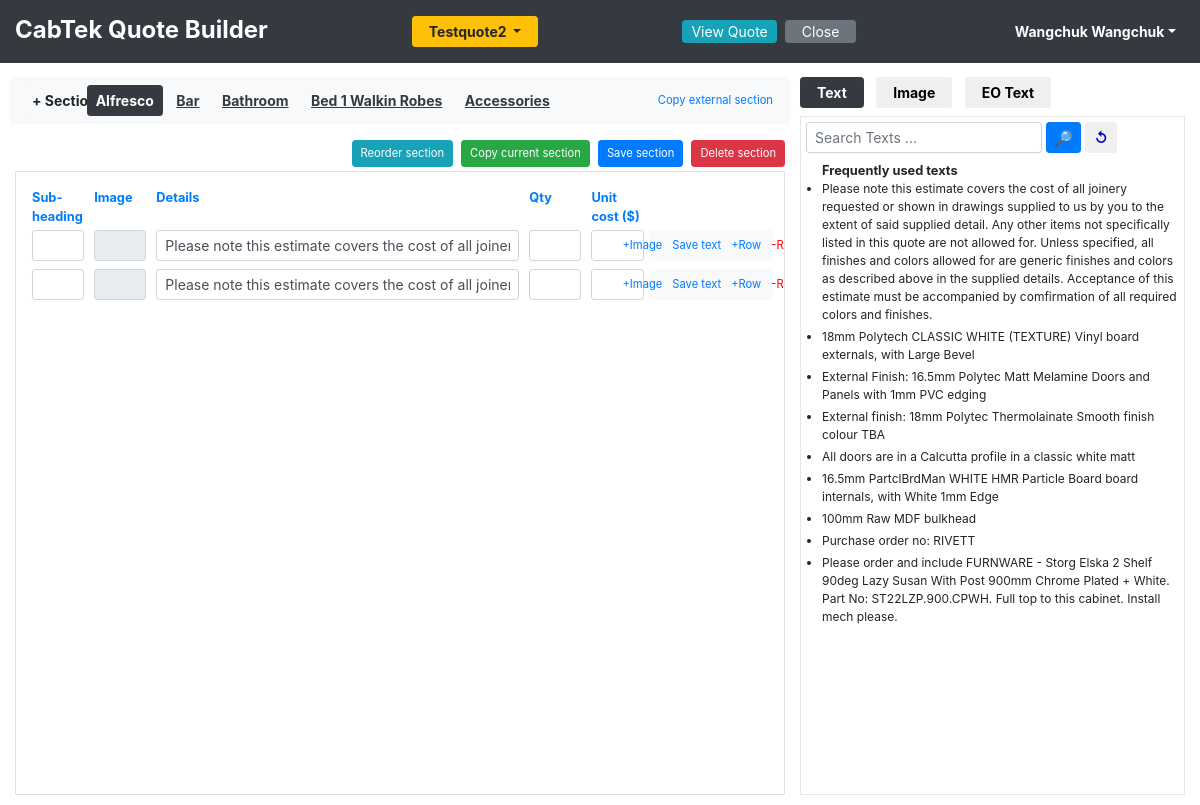
Screenshot of /add_quote_details/Testquote2 (signed in) with the database file from the repository.
### tables this page shows
CREATE TABLE quotes_table (
            quote_id INTEGER PRIMARY KEY AUTOINCREMENT,
            quote_name TEXT NOT NULL UNIQUE,
            user_id INTEGER NOT NULL,
            date_quote_created TEXT,
            customer_name TEXT,
            customer_email TEXT,
            customer_phone_no TEXT,
            delivery_info TEXT,
            quote_name_lower_case TEXT,
            time_stamp INTEGER,
            rev_date TEXT,
            is_template TEXT,
            quote_status_id INTEGER
        , revision_dates TEXT, joinery_supply_type TEXT, is_diy Text, company_id Integer);

CREATE TABLE user_table (
            user_id Integer PRIMARY KEY AUTOINCREMENT,
            user_name TEXT NOT NULL UNIQUE,
            full_name TEXT NOT NULL,
            email_id TEXT NOT NULL,
            user_password TEXT NOT NULL,
            mobile_no TEXT,
            phone_no TEXT,
            user_type_id Integer
            
        );

CREATE TABLE section_names_table (
            section_name_id INTEGER PRIMARY KEY AUTOINCREMENT,
            section_name TEXT NOT NULL UNIQUE,
            section_name_lower_case TEXT  
        );

CREATE TABLE frequently_used_text_table (
            id INTEGER PRIMARY KEY AUTOINCREMENT,
            user_id INTEGER NOT NULL,
            text TEXT NOT NULL,
            count INTEGER,
            text_lower_case TEXT
        );

### app.py (the view, shortened to what this page needs)
@app.route('/add_quote_details/<quote_name>', methods=['GET'])
@app.route('/add_quote_details/<quote_name>/<add_new_section>/<section_name>', methods=['GET'])
def add_quote_details(quote_name, section_name = "none", add_new_section = "no"):
    try:
        if 'user_info' in session:
            selected_section_name = None
            user_id = session['user_info']['user_id']
            section_name = section_name.strip()
            add_new_section = add_new_section.strip()
            all_images = quote_builder_db.get_all_images()
            all_image_tags = quote_builder_db.get_all_image_tags()
            texts_by_user_id = quote_builder_db.get_texts_by_user_id(user_id)
            frequently_used_texts_by_user_id = quote_builder_db.get_frequently_used_texts_by_user_id(user_id)
            all_section_names = quote_builder_db.get_all_section_names()
            all_section_image_size = quote_builder_db.get_all_section_image_size()
            quote_data = quote_builder_db.get_quote_data(quote_name)
            quote_info = quote_builder_db.get_quote_info_by_quote_name(quote_name)
            quote_info['quoted_by'] = quote_builder_db.get_user_info_by_id(user_id)['full_name']
            eo_excel_text = []
            eo_excel_by_user_id = quote_builder_db.get_eo_excel_by_user_id(user_id)
            if eo_excel_by_user_id :
                eo_excel_id = eo_excel_by_user_id[0]['id']
                eo_excel_text = quote_builder_db.get_eo_excel_text_by_eo_excel_id(eo_excel_id)
            if quote_name and section_name == 'none' and add_new_section == 'no':
                section_names = quote_data['section_names']
                if section_names:
                    selected_section_name = section_names[0]
                    return render_template('add_quote_details.html', all_images=all_images, quote_info=quote_info, texts_by_user_id=texts_by_user_id, all_section_names=all_section_names , quote_data =quote_data, selected_section_name = selected_section_name , page_name = 'add_quote_details' , eo_excel_text = eo_excel_text, all_image_tags = all_image_tags , all_section_image_size = all_section_image_size, frequently_used_texts_by_user_id = frequently_used_texts_by_user_id)
        else:
            return render_template('login_error.html')
    except Exception as ex:
        print(f'Error:"{ex}" [In function {inspect.stack()[0][3]}]')

### templates/add_quote_details.html (shortened to what this page needs)
{% include "header.html" %}
<div class="main-div">
    {% if 'user_info' in session %}
    <div class="row " style="overflow-x: hidden;">
        <div class="col-md-8 pt-1" id="add_quote_details_div">
            <div class="row">
                <div class="col-md-12">
                    <div class="form-row bg-light p-2">
                        <div class="col-md-1">
                            <button class="btn btn-light bold btn-sm  " onclick="AddNewSection()">+ Section</button>
                        </div>
                        <div class="col-md-9 " id="section_names_div">
                            {% if quote_data['section_names']|length > 0 %}
                            {% for section_name in quote_data['section_names'] %}
                            {% if section_name == selected_section_name %}
                            <a href="#" onclick="sectionNameOnClick(this)" type="button" class="btn btn-sm  d-inline-block bold btn-dark">{{section_name}}</a>
                            {% else %}
                            <a href="#" onclick="sectionNameOnClick(this)" type="button" class="btn btn-sm  d-inline-block bold text-dark underline">{{section_name}}</a>
                            {% endif %}
                            {% endfor %}
                            {% endif %}
                        </div>
                        <div class="col-md-2 d-flex justify-content-end px-0">
                            <button type="button" class="btn btn-link btn-sm" data-user_id="{{ session['user_info']['user_id'] }}"  id="copy_external_section_btn" onclick="loadModalCopyExternalSection(this)"> <small>Copy external section</small></button>
                        </div>
                    </div>
                </div>
            </div>
            <div class="form-row mt-3 mb-1">
                <div class="col-md-12 d-flex justify-content-end">
                    <button type="button" class="btn btn-sm   btn-info      d-inline-block      {{ '' if quote_data['section_names']|length > 1 else 'hide' }}" id="reorder_section_btn" onclick="loadModalReorderSections(this)"> <small>Reorder section</small></button>
                    <button type="button" class="btn btn-sm   btn-success   d-inline-block ml-2 {{ '' if selected_section_name else 'hide' }}" id="copy_current_section_btn" onclick="copyCurrentSection()"> <small>Copy current section</small></button>
                    <button type="button" class="btn btn-sm  btn-primary   d-inline-block ml-2 {{ '' if selected_section_name else 'hide' }}" id="save_section_btn" onclick="saveCurrentSectionDetailsToDB()"><small>Save section</small></button>
                    <button type="button" class="btn btn-sm  btn-danger    d-inline-block ml-2 {{ '' if selected_section_name else 'hide' }}" id="delete_section_btn" onclick="deleteSelectedSection()"> <small class="">Delete section</small></button>
                </div>
            </div>
            <div class="border  p-3 {{ '' if quote_data['section_names']|length > 0 else 'hide' }}" id="quote_detail_div" style="overflow-x: hidden; overflow-y: auto; height: 78vh;">
                {% if selected_section_name %}
                <div class="form-row">
                    <div class="col-md-1 mb-1 text-primary "><small class="bold">Sub-heading</small></div>
                    <div class="col-md-1 mb-1 text-primary "><small class="bold">Image</small></div>
                    <div class="col-md-6 mb-1 text-primary "><small class="bold">Details</small></div>
                    <div class="col-md-1 mb-1 text-primary "><small class="bold">Qty</small></div>
                    <div class="col-md-1 mb-1 text-primary "><small class="bold">Unit cost ($)</small></div>
                    <div class="col-md-2 mb-1 text-primary "><small class="bold"></small></div>
                </div>
                {% endif %}
                {% set section_data = quote_data['all_sections_data'][selected_section_name] %}
                <div class="" id="section_details_div">
                    {% if selected_section_name %}
                    {% set section_detail_rows = section_data['section_detail_rows'] %}
                    {% for row in section_detail_rows %}
                    <div class="form-row section_detail_row mb-2" id="section_detail_row_{{loop.index}}">
                        <div class="col-md-1">
                            <input type="text" class="form-control form-control-sm" name="section_sub_heading_{{loop.index}}" autocomplete="off" value="{{row['section_sub_heading']}}">
                        </div>
                        <div class="col-md-1">
                            <input type="text" class="form-control form-control-sm" name="section_image_row_{{loop.index}}" autocomplete="off" value="{{row['section_image_row']}}" readonly tabindex="-1">
                        </div>
                        <div class="col-md-6">
                            <input type="text" class="form-control form-control-sm " name="section_text_row_{{loop.index}}" autocomplete="off" value="{{row['section_text']}}">
                        </div>
                        <div class="col-md-1">
                            <input type="number" class="form-control form-control-sm" name="section_qty_row_{{loop.index}}" autocomplete="off" value="{{ '' if row['section_qty_row'] == 0 else row['section_qty_row'] }}">
                        </div>
                        <div class="col-md-1">
                            <input type="number" class="form-control form-control-sm" name="unit_cost_row_{{loop.index}}" autocomplete="off" value="{{ '' if row['section_unit_cost_row'] == 0 else row['section_unit_cost_row']}}">
                        </div>
                        <div class="col-md-2 bg-light d-flex justify-content-center px-0">
                            <button type="button" class="btn btn-sm btn-link  px-1" name="add_remove_row_image_btn_{{loop.index}}" data-img_inp_name="section_image_row_{{loop.index}}" onclick="addRemoveRowImage(this)" tabindex="-1">
                                {% if row['section_image_row']|length > 0 %} <small class="text-red">-Image</small> {% else %} <small>+Image</small> {% endif %}
                            </button>
                            <button type="button" class="btn btn-sm btn-link px-1" onclick="saveTextToDb('section_detail_row_{{loop.index}}' , 'section_text_row_{{loop.index}}')" tabindex="-1"><small>Save text</small></button>
                            <button type="button" class="btn btn-sm btn-link px-1" onclick="addNewSectionDetailsRowBelow('section_detail_row_{{loop.index}}')" tabindex="-1"><small>+Row</small></button>
                            <button type="button" class="btn btn-sm btn-link px-1 text-red" onclick="removeSectionDetailsRow('section_detail_row_{{loop.index}}')" tabindex="-1"><small>-Row</small></button>
                        </div>
                    </div>
                    {% endfor %}
                    {% endif %}
                </div>
            </div>
        </div>
        <div class="col-md-4 pl-0 pt-1 {{ '' if quote_data['section_names']|length > 0 else 'hide' }}" id="add_resources_div">
            <div class="mb-2">
                <button type="button" id="addTextBtn" class="btn btn-sm btn-dark  bold pl-3 pr-3 mr-2" onclick="showAddTextDiv()">Text</button>
                <button type="button" id="addImageBtn" class="btn btn-sm  bold pl-3 pr-3 mr-2" onclick="showAddImageDiv()">Image</button>
                <button type="button" id="addEoTextBtn" class="btn btn-sm   bold pl-3 pr-3" onclick="showAddEoTextDiv()">EO Text</button>
            </div>
            <div id="addTextDiv" class=" color-border">
                <div class="row mb-2">
                    <div class="col-md-12 ">
                        <div class="input-group" id="text_serach_div">
                            <div class="form-outline mr-1">
                                <input type="text" id="text_search_input" name="text_search_word" placeholder="Search Texts ..." class="form-control form-control-sm" autocomplete="off" tabindex="0" />
                            </div>
                            <button type="button" class="btn btn-sm btn-primary  mr-1" onclick="getSearchedTextsFromDb()"> &#128270; </button>
                            <button type="button" class="btn btn-sm text-blue bold  " onclick="refreshTextResultDiv()"> &#8634; </button>
                        </div>
                    </div>
                </div>
                <div id="text_display_div" style=" overflow-x: hidden; overflow-y: auto; height: 78.5vh;">
                    <ul id="frequently_used_text_ul_block" class="pl-3 my-0">
                        {% if frequently_used_texts_by_user_id %}
                        <small class="bold">Frequently used texts</small>
                        {% for text in frequently_used_texts_by_user_id %}
                        <li class="mb-1" id="frequently_used_text_li_id_{{text['id']}}">
                            <span class="pr-1" onclick="addTextToQuoteDetail(this.id)" id="frequently_used_text_id_{{text['id']}}">{{text['text']}}</span>
                        </li>
                        {% endfor %}
                        {% endif %}
                    </ul>
                </div>
            </div>
        </div>
    </div>
    {% else %}
    <center>
        <p class=" text-red">Ooopss.. Seems like you are logged out..</p>
        <a href="{{url_for('login')}}"> Click here to login again </a>
    </center>
    {% endif %}
</div>
{% include "footer.html" %}

### templates/header.html (shortened to what this page needs)
<html lang="en">
{% set active_page = page_name %}
<head>
    <link href="{{ url_for('static', filename='vendor/bootstrap4/css/bootstrap.min.css') }}" rel="stylesheet">
    <link href="{{ url_for('static', filename='mycss/styles.css')}}" rel="stylesheet">
    <link href="{{ url_for('static', filename='mycss/view_quote_style.css')}}" rel="stylesheet">
    <link rel="stylesheet" type="text/css" href="{{ url_for('static', filename='mycss/disble_printing.css')}}" media="print" />
</head>
<body>
    <nav class="navbar navbar-expand-lg bg-dark sticky-top p-0">
        <div class="container-fluid  m-0 pt-3 pb-3">
            <div class="nav navbar-nav">
                <p class="nav-link text-white bold h4 p-0  m-0 mr-5">CabTek Quote Builder</p>
                {% if active_page == 'add_quote_details' or active_page == 'view_quote' %}
                <div class="dropdown mr-5 ml-5">
                    <button class="btn btn-warning dropdown-toggle btn-sm pl-3 pr-3 bold ml-5 mr-5" type="button" data-toggle="dropdown"><span id="quote_name">{{ quote_info['quote_name'] }} </span> </button>
                </div>
                {% endif %}
                {% if active_page == 'add_quote_details' %}
                <li><a class="nav-link btn btn-sm btn-info p-0 pl-2  pr-2 mt-1 mr-2 ml-5" type="button" href="#" onclick="autoSaveSectionDetails(true,false)"><span class="text-white"> View Quote </span></a></li>
                <li><a class="nav-link btn btn-sm btn-secondary text-white mt-1 p-0 pl-3 pr-3 mr-2" type="button" href="#" onclick="autoSaveSectionDetails(false,true)">Close</a></li>
                {% endif %}
            </div>
            <div class="dropdown nav navbar-nav navbar-right   p-0">
                {% if 'user_info' in session %}
                <button class="btn btn-sm btn-dark dropdown-toggle bold" type="button" id="dropdownMenuUser" data-toggle="dropdown" aria-haspopup="true" aria-expanded="false">{{ session['user_info']['full_name'] }}</button>
                {% endif %}
            </div>
        </div>
    </nav>

### rows the page displays
quotes_table: quote_name "Testquote2"
user_table: user_info.full_name "Wangchuk Wangchuk"
section_names_table: section_name "Alfresco"
section_names_table: section_name "Bar"
section_names_table: section_name "Bathroom"
section_names_table: section_name "Bed 1 Walkin Robes"
section_names_table: section_name "Accessories"
frequently_used_text_table: text "Please note this estimate covers the cost of all joinery requested or shown in drawings supplied to us by you to the extent of said supplied detail. Any other items not specifically listed in this quote are not allowed for. Unless specified, all finishes and colors allowed for are generic finishes and colors as described above in the supplied details. Acceptance of this estimate must be accompanied by comfirmation of all required colors and finishes."
frequently_used_text_table: text "18mm Polytech CLASSIC WHITE (TEXTURE) Vinyl board externals, with Large Bevel"
frequently_used_text_table: text "External Finish: 16.5mm Polytec Matt Melamine Doors and Panels with 1mm PVC edging"
frequently_used_text_table: text "External finish: 18mm Polytec Thermolainate Smooth finish colour TBA"
frequently_used_text_table: text "All doors are in a Calcutta profile in a classic white matt"
frequently_used_text_table: text "16.5mm PartclBrdMan WHITE HMR Particle Board board internals, with White 1mm Edge"
frequently_used_text_table: text "100mm Raw MDF bulkhead"
frequently_used_text_table: text "Purchase order no: RIVETT"
frequently_used_text_table: text "Please order and include FURNWARE - Storg Elska 2 Shelf 90deg Lazy Susan With Post 900mm Chrome Plated + White. Part No: ST22LZP.900.CPWH. Full top to this cabinet. Install mech please."
